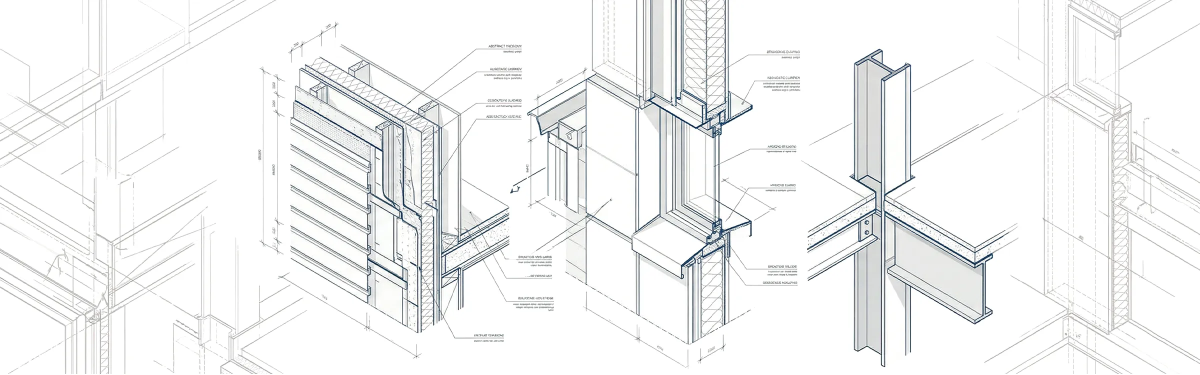
#> input picture spectakeoff/examples/isometric_details_drawing.webp, 2400 x 750 px (shown at 1/2 size)
$ python -i vision.py   (imports and definitions only)
#> lines starting #> are read from the running program, lines starting #| are printed output that depends on the picture; after the words box and inside, x2 and y2 are one past the last pixel; in counts of white or black regions, pixels touching at a corner belong together
#> further down, picture is the input picture: shape (750, 2400, 3); mean B, G, R 244.2, 244.1, 243.4
### spectakeoff/src/spectakeoff/ocr.py
"""Thin Tesseract wrapper: availability, language packs, word-level results."""
from __future__ import annotations

import shutil
import subprocess
from dataclasses import dataclass
from functools import lru_cache

import numpy as np


@dataclass
class OcrWord:
    text: str
    conf: float
    x: int
    y: int
    w: int
    h: int
    block: int
    par: int
    line: int


class OcrUnavailable(RuntimeError):
    pass


# [23 lines left out: functions installed_languages, resolve_languages, not called in this run]


def ocr_words(img: np.ndarray, lang: str, psm: int, extra: str = "") -> list[OcrWord]:
    import pytesseract

    d = pytesseract.image_to_data(
        img, lang=lang, config=f"--psm {psm} {extra}".strip(), output_type=pytesseract.Output.DICT
    )
    out = []
    for i, t in enumerate(d.get("text", [])):
        t = (t or "").strip()
        try:
            c = float(d["conf"][i])
        except (TypeError, ValueError):
            c = -1.0
        if t and c >= 0:
            out.append(OcrWord(t, c, d["left"][i], d["top"][i], d["width"][i], d["height"][i],
                               d["block_num"][i], d["par_num"][i], d["line_num"][i]))
    return out


# [13 lines left out: function detect_rotation, not called in this run]

### spectakeoff/src/spectakeoff/vision.py
"""Raster image analysis: page classification and drawing text scanning.

Why the v3 approach failed on drawings: full-page Tesseract reads leader lines,
dimension lines and hatching as letters, and drawing labels are often only a
few pixels tall. This module:

1. estimates the text height and upscales so letters are ~30 px tall,
2. removes long straight lines (horizontal, vertical and diagonal/isometric),
3. finds text-line regions from character-sized blobs,
4. OCRs all regions in one batched mosaic (fast) at 0° and 90°,
5. filters every word through `quality.judge_line` so noise never becomes data.

Photos are classified and sent to visual review: classical CV cannot count
objects such as bolts reliably, so 4.0 does not invent counts from photos.
"""
from __future__ import annotations

from dataclasses import dataclass, field

import cv2
import numpy as np

from spectakeoff.models import BBox
from spectakeoff.ocr import ocr_words
from spectakeoff.quality import LineVerdict, judge_line

BLANK, SCAN_TEXT, DRAWING_RASTER, PHOTO = "blank", "scan_text", "drawing_raster", "photo"

MAX_WORK_PIXELS = 90_000_000      # cap on upscaled image size (memory / time)
TARGET_TEXT_PX = 30               # Tesseract is most accurate around 25–35 px cap height
MOSAIC_MAX_H = 20_000             # Tesseract hard limit is 32767 px


@dataclass
class RasterMetrics:
    white_fraction: float
    ink_fraction: float
    midtone_fraction: float
    saturation: float
    line_ratio: float
    text_height: float

    def as_dict(self) -> dict:
        return {k: round(v, 4) for k, v in self.__dict__.items()}


@dataclass
class TextLine:
    bbox: BBox                    # original image pixel coordinates
    rotation: int
    verdict: LineVerdict

    @property
    def text(self) -> str:
        return self.verdict.text


@dataclass
class DrawingScan:
    lines: list[TextLine] = field(default_factory=list)
    unreadable: list[tuple[BBox, str]] = field(default_factory=list)  # label-shaped but unreadable
    regions: int = 0
    rejected: int = 0
    scale: float = 1.0
    text_height: float = 0.0
    line_mask: np.ndarray | None = None   # original-size mask of removed lines


def to_gray(img: np.ndarray) -> np.ndarray:
    if img.ndim == 2:
        return img
    if img.shape[2] == 4:
        img = cv2.cvtColor(img, cv2.COLOR_BGRA2BGR)
    return cv2.cvtColor(img, cv2.COLOR_BGR2GRAY)


def _background(gray: np.ndarray) -> int:
    return int(np.percentile(gray, 90))


def _thresholds(gray: np.ndarray) -> tuple[int, int]:
    """(ink threshold for faint anti-aliased text, strong threshold for lines)."""
    bg = _background(gray)
#> bg = 255
    return int(np.clip(bg - 40, 100, 230)), int(np.clip(bg - 70, 60, 200))


def estimate_text_height(gray: np.ndarray) -> float:
    ink_thr, _ = _thresholds(gray)
#> ink_thr = 215
    ink = (gray < ink_thr).astype(np.uint8)
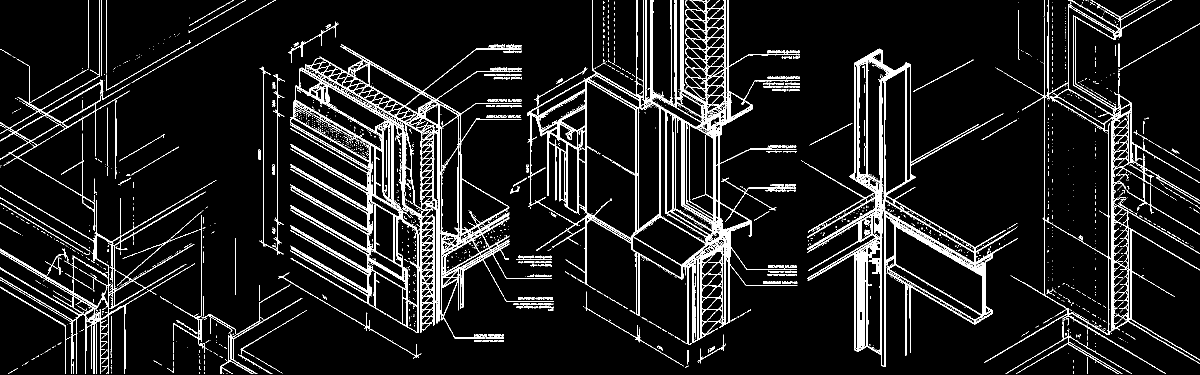
#> ink: shape (750, 2400) (shown at 1/2 size); values 0 (black) and 1 (white), 9.1% white in thin lines or dots
    n, _, st, _ = cv2.connectedComponentsWithStats(ink, connectivity=8)
#> n = 2066; st = 2066 rows, first 6: [0, 0, 2400, 750, 1635412], [177, 0, 1, 137, 137], [0, 0, 260, 462, 3906], [203, 0, 1, 152, 152], [212, 0, 1, 147, 147], [378, 0, 90, 52, 137]
    hs = [int(s[3]) for s in st[1:] if 4 <= s[3] <= 80 and s[2] <= 2.5 * s[3] and s[4] >= 8
          and s[4] / float(s[2] * s[3]) > 0.15]
#> hs = 328 values, max 77 at index 4, min 4 at index 42, mean 10.55
    if len(hs) < 15:
        return 12.0
    return float(np.median(hs))


def _long_lines(binary: np.ndarray, length: int, hough_min: int, thickness: int) -> np.ndarray:
    lines = np.zeros_like(binary)
    for k in ((length, 1), (1, length)):
        lines |= cv2.morphologyEx(binary, cv2.MORPH_OPEN, cv2.getStructuringElement(cv2.MORPH_RECT, k))
    hl = cv2.HoughLinesP(binary, 1, np.pi / 360, max(15, hough_min // 2), minLineLength=hough_min,
                         maxLineGap=max(2, thickness))
    if hl is not None:
        for x1, y1, x2, y2 in hl.reshape(-1, 4):
            cv2.line(lines, (int(x1), int(y1)), (int(x2), int(y2)), 255, thickness)
    return lines


# [24 lines left out: function classify_raster, not called in this run]


def _text_regions(clean: np.ndarray, ink_thr: int, th: float) -> list[tuple[int, int, int, int]]:
    ink = (clean < ink_thr).astype(np.uint8)
    n, lab, st, _ = cv2.connectedComponentsWithStats(ink, connectivity=8)
    keep = np.zeros(n, bool)
    for i in range(1, n):
        x, y, w, h, a = st[i]
        if 0.35 * th <= h <= 2.0 * th and a >= 0.02 * th * th and w <= 40 * th:
            keep[i] = True
    mask = keep[lab].astype(np.uint8) * 255
    k = cv2.getStructuringElement(cv2.MORPH_RECT, (max(3, int(1.3 * th)), max(1, int(0.2 * th))))
    blob = cv2.dilate(mask, k)
    cs, _ = cv2.findContours(blob, cv2.RETR_EXTERNAL, cv2.CHAIN_APPROX_SIMPLE)
    boxes = []
    for c in cs:
        x, y, w, h = cv2.boundingRect(c)
        if h <= 2.8 * th and w >= 0.6 * th and w >= h * 0.8:
            boxes.append((x, y, w, h))
    boxes.sort(key=lambda b: (b[1], b[0]))
    return boxes


# [13 lines left out: function _looks_like_text_row, not called in this run]


def _ocr_mosaic(clean: np.ndarray, boxes, th: float, lang: str):
    """OCR many small regions with few Tesseract calls; returns words per box."""
    pad = max(4, int(0.3 * th))
    gap = max(10, int(0.9 * th))
    per_box: list[list[tuple[str, float]]] = [[] for _ in boxes]
    i = 0
    while i < len(boxes):
        crops, offsets, y, width = [], [], gap, 0
        while i < len(boxes):
            x, by, w, h = boxes[i]
            crop = clean[max(0, by - pad):by + h + pad, max(0, x - pad):x + w + pad]
            if y + crop.shape[0] + gap > MOSAIC_MAX_H and crops:
                break
            crops.append(crop)
            offsets.append((i, y, y + crop.shape[0]))
            y += crop.shape[0] + gap
            width = max(width, crop.shape[1])
            i += 1
        mosaic = np.full((y, width + 2 * gap), 255, np.uint8)
        for crop, (_, y0, y1) in zip(crops, offsets):
            mosaic[y0:y1, gap:gap + crop.shape[1]] = crop
        words = ocr_words(mosaic, lang, psm=6, extra="-c preserve_interword_spaces=1")
        for wd in words:
            cy = wd.y + wd.h / 2
            for idx, y0, y1 in offsets:
                if y0 <= cy <= y1:
                    per_box[idx].append((wd.x, wd.text, wd.conf))
                    break
    return [[(t, c) for _, t, c in sorted(ws)] for ws in per_box]


# [6 lines left out: function _iou, not called in this run]


def scan_drawing(img: np.ndarray, lang: str = "eng", min_conf: float = 60.0,
                 rotations: tuple[int, ...] = (0, 90), max_scale: float = 5.0) -> DrawingScan:
    gray = to_gray(img)
    H, W = gray.shape
    th0 = estimate_text_height(gray)
#> th0 = 7
    scale = float(np.clip(TARGET_TEXT_PX / th0, 1.0, max_scale))
#> scale = 4.29
    scale = min(scale, (MAX_WORK_PIXELS / float(H * W)) ** 0.5)
    scale = max(scale, 1.0)
    g = cv2.resize(gray, None, fx=scale, fy=scale, interpolation=cv2.INTER_CUBIC) if scale > 1 else gray.copy()
    th = th0 * scale
#> th = 30
    ink_thr, strong_thr = _thresholds(g)
#> ink_thr = 215; strong_thr = 185
    strong = (g < strong_thr).astype(np.uint8) * 255
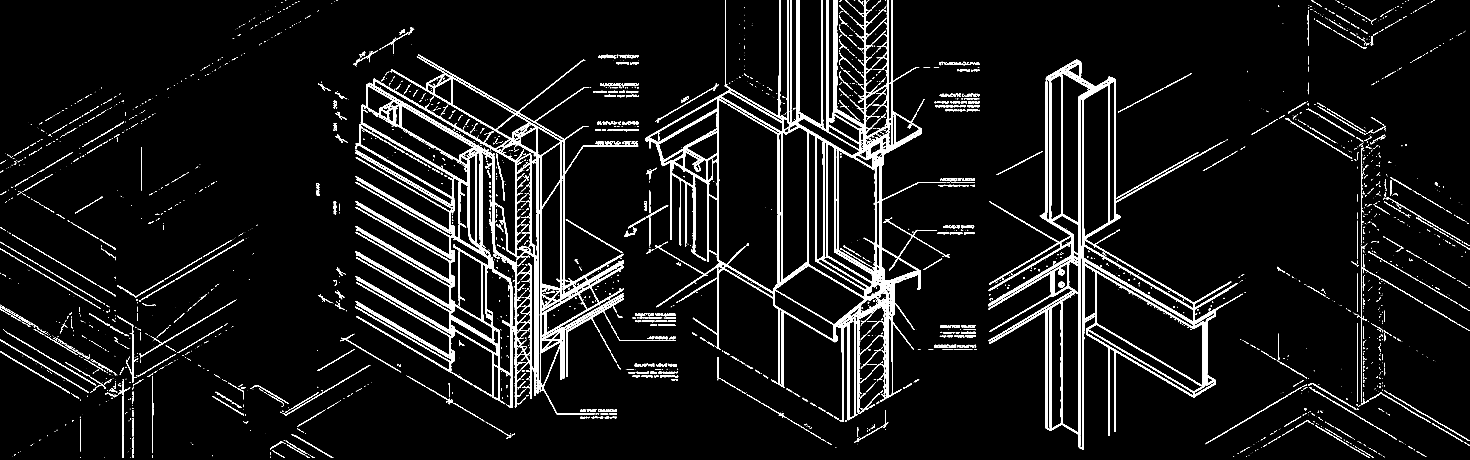
#> strong: shape (3214, 10286) (shown at 1/7 size); 5.2% white; 3782 white regions (1799 under 20 px), largest, box (x1, y1, x2, y2) and area: (2487, 383, 4367, 2901) 505389, (4516, 0, 6452, 2952) 489899, (6917, 418, 8700, 3147) 327072
    stroke = max(2, int(round(th * 0.12)))
#> stroke = 4
    lines = _long_lines(strong, max(15, int(th * 2.5)), max(20, int(th * 3)), stroke)
#> in _long_lines, `hl = cv2.HoughLinesP(binary, 1, np.pi / 360, max(15, hough_min // 2), ..`: hl = 2454 rows, first 6: [7586, 3144, 7586, 1806], [5453, 2693, 5453, 2156], [7579, 1655, 7579, 658], [7558, 3136, 7558, 671], [7552, 3130, 7552, 676], [7581, 3146, 7581, 658]
#> the loop in _long_lines, `for x1, y1, x2, y2 in hl.reshape(-1, 4):` made 2454 passes
#> after the loop in _long_lines, `for x1, y1, x2, y2 in hl.reshape(-1, 4):`:
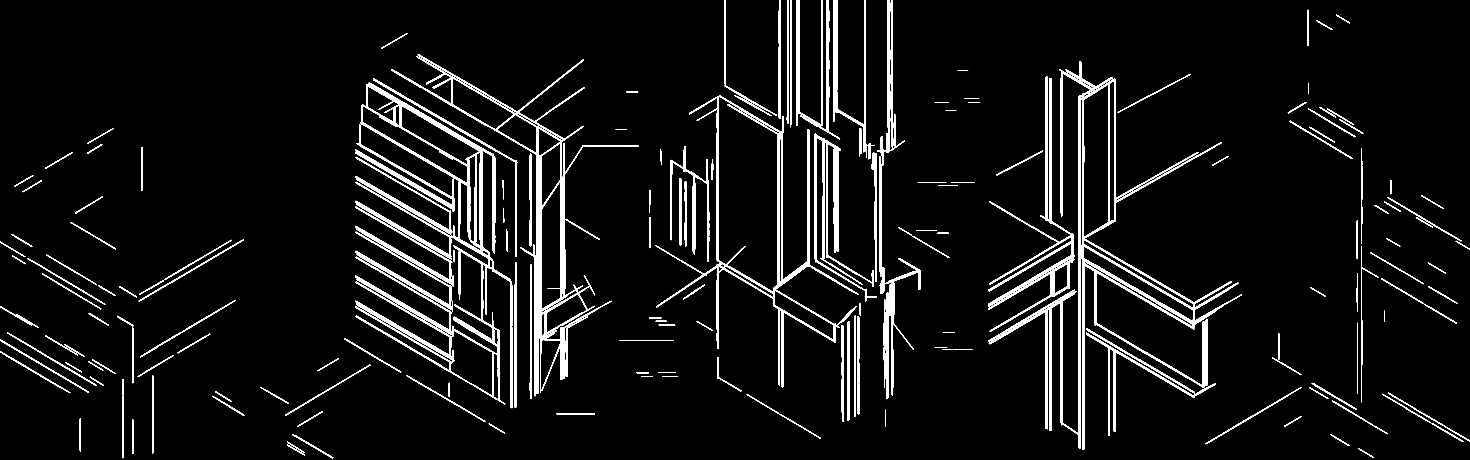
#> lines: shape (3214, 10286) (shown at 1/7 size); 5.1% white; 219 white regions, largest, box (x1, y1, x2, y2) and area: (6922, 428, 8692, 3149) 264354, (2737, 381, 4166, 2773) 140353, (2524, 589, 3589, 2857) 130590
    lines = cv2.dilate(lines, np.ones((3, 3), np.uint8))
#> lines: shape (3214, 10286); 6.3% white; 198 white regions, largest, box (x1, y1, x2, y2) and area: (6921, 427, 8693, 3150) 312308, (2486, 588, 3590, 2858) 238698, (2736, 380, 4282, 2774) 206557
    clean = g.copy()
    clean[lines > 0] = 255
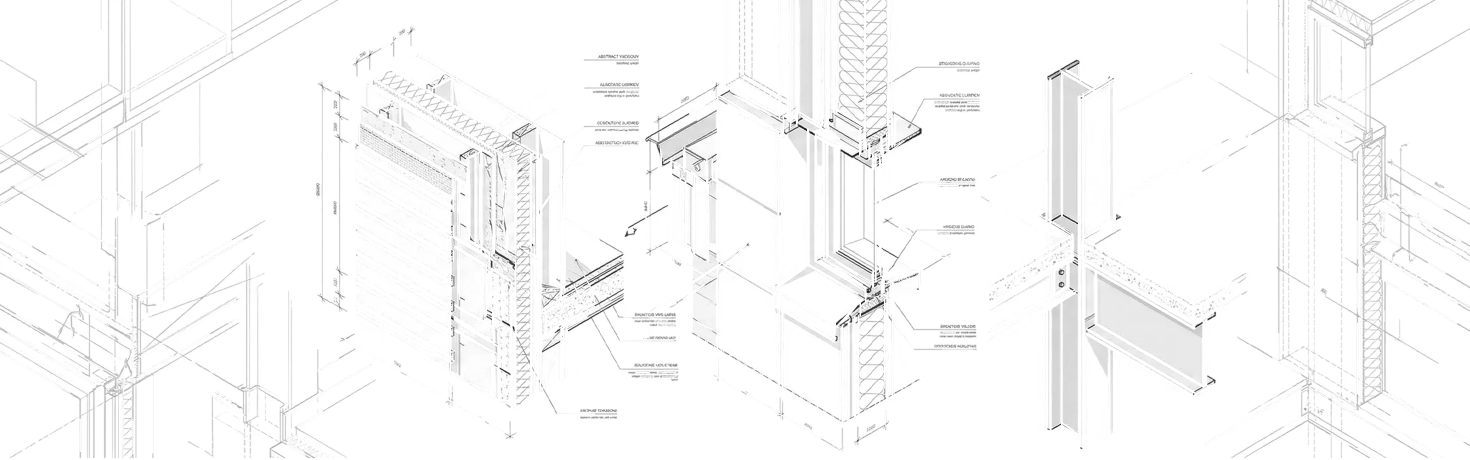
#> clean: shape (3214, 10286) (shown at 1/7 size); min 0, max 255, mean 249.7

    scan = DrawingScan(scale=scale, text_height=th0)
    scan.line_mask = cv2.resize(lines, (W, H), interpolation=cv2.INTER_NEAREST) if scale > 1 else lines
#> scan.line_mask: shape (750, 2400); 6.3% white; 180 white regions (6 under 20 px), largest, box (x1, y1, x2, y2) and area: (1615, 101, 2029, 736) 17533, (580, 135, 838, 667) 17089, (639, 89, 1000, 648) 11630
    candidates: list[TextLine] = []
    for rot in rotations:
        work = clean if rot == 0 else cv2.rotate(clean, cv2.ROTATE_90_CLOCKWISE)
        boxes = _text_regions(work, ink_thr, th)
        scan.regions += len(boxes)
        if not boxes:
            continue
        for (x, y, w, h), words in zip(boxes, _ocr_mosaic(work, boxes, th, lang)):
            if not words:
                continue
            v = judge_line(words, min_conf)
            if rot == 0:
                bb = BBox(x / scale, y / scale, (x + w) / scale, (y + h) / scale)
            else:  # undo 90° clockwise rotation: rotated (x', y') -> original (y', Hs-1-x')
                hs = clean.shape[0]
                bb = BBox(y / scale, (hs - x - w) / scale, (y + h) / scale, (hs - x) / scale)
            if v.keep:
                candidates.append(TextLine(bb, rot, v))
            else:
                scan.rejected += 1
                if (sum(ch.isalpha() for ch in v.raw) >= 5
                        and _looks_like_text_row(work, (x, y, w, h), ink_thr, th)):
                    scan.unreadable.append((bb, v.raw))
#> this loop made 1 pass
#> (n in _text_regions, scan.regions) on pass 1: (6306, 644)
#> pass 1, in _text_regions, `ink = (clean < ink_thr).astype(np.uint8)`:
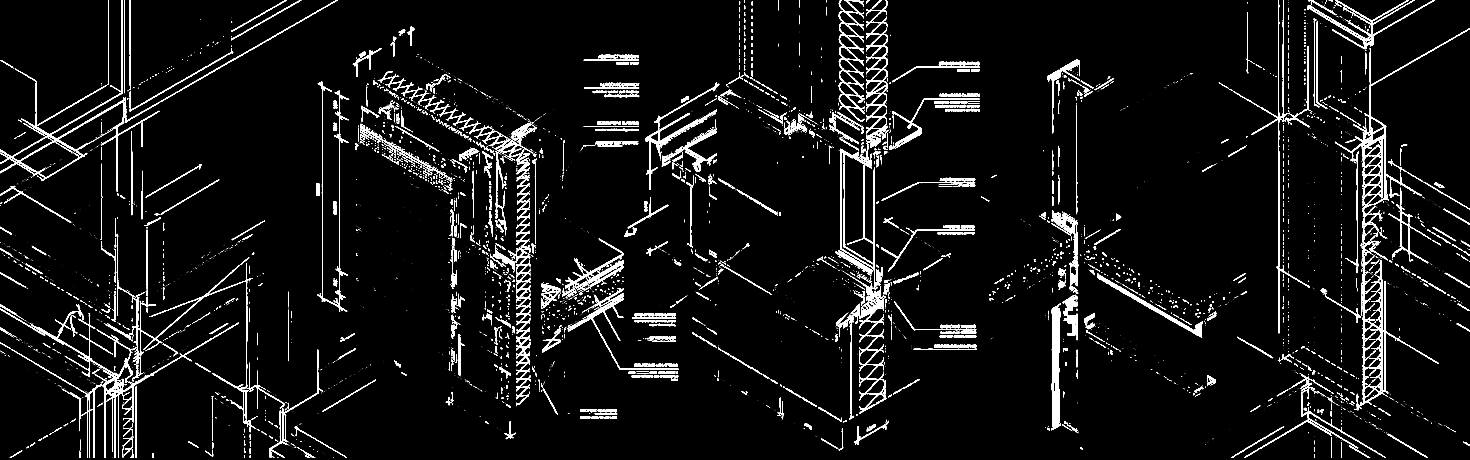
#> ink: shape (3214, 10286) (shown at 1/7 size); values 0 (black) and 1 (white), 4.1% white; 6305 white regions (3912 under 20 px), largest, box (x1, y1, x2, y2) and area: (0, 0, 2365, 1342) 55627, (9344, 200, 10286, 1912) 48207, (220, 2128, 925, 3205) 41002
#> pass 1, in _text_regions, `n, lab, st, _ = cv2.connectedComponentsWithStats(ink, connectivity=8)`:
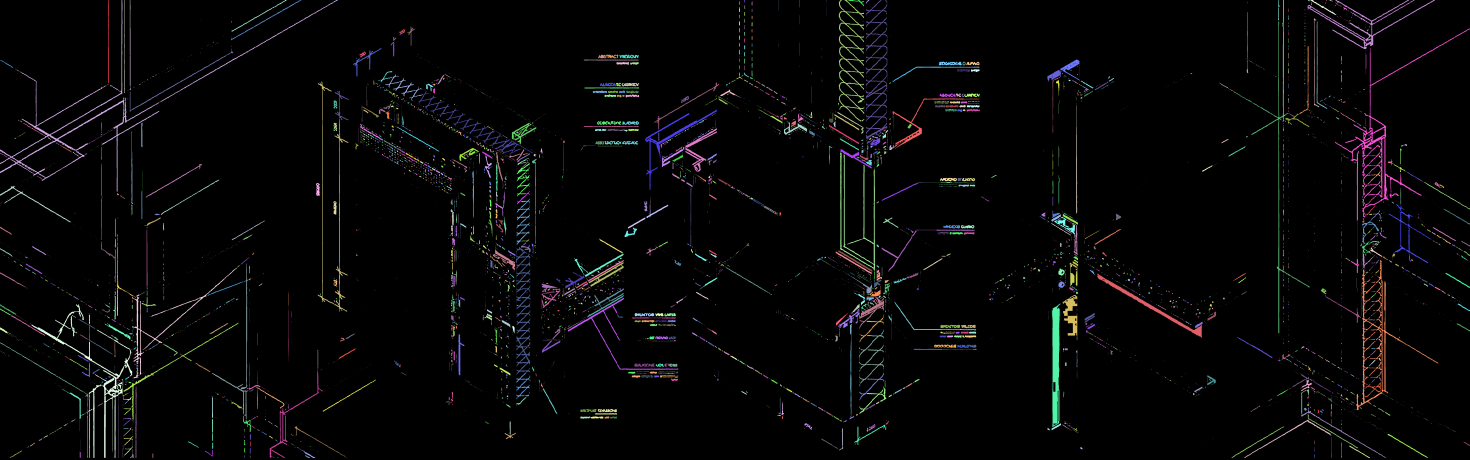
#> lab: shape (3214, 10286) int32 (shown at 1/7 size); 6306 distinct labels, from 0 to 6305; one colour per label, 0 black
#> pass 1, in _text_regions, `blob = cv2.dilate(mask, k)`:
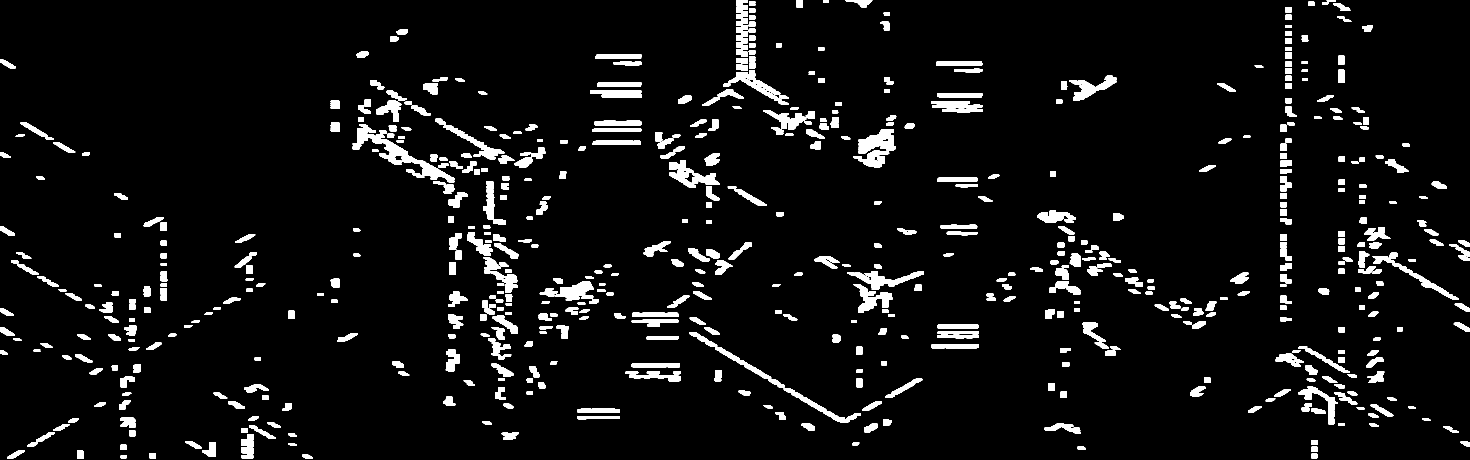
#> blob: shape (3214, 10286) (shown at 1/7 size); 5.4% white; 703 white regions, largest, box (x1, y1, x2, y2) and area: (2503, 932, 3183, 1275) 43994, (4687, 1124, 5035, 1315) 26197, (5154, 0, 5235, 397) 23950
#> after the loop, candidates = []; scan.regions = 644; scan.rejected = 0; scan.unreadable = []
    # Same text found in both orientations: keep the more confident reading.
    candidates.sort(key=lambda t: -t.verdict.confidence)
    for c in candidates:
        if all(_iou(c.bbox, k.bbox) < 0.3 for k in scan.lines):
            scan.lines.append(c)
        else:
            scan.rejected += 1
    scan.lines.sort(key=lambda t: (round(t.bbox.y0 / max(1.0, th0)), t.bbox.x0))
    found = [ln.bbox for ln in scan.lines]
    uniq: list[tuple[BBox, str]] = []
    for bb, raw in sorted(scan.unreadable, key=lambda u: (u[0].y0, u[0].x0)):
        if all(_iou(bb, f) < 0.2 for f in found) and all(_iou(bb, u[0]) < 0.3 for u in uniq):
            uniq.append((bb, raw))
    scan.unreadable = uniq
    return scan


# [23 lines left out: function draw_overlay, not called in this run]

>>> import cv2
>>> picture = cv2.imread('../../examples/isometric_details_drawing.webp')
#> (the run stopped early here; a loop or call above may not have finished)
